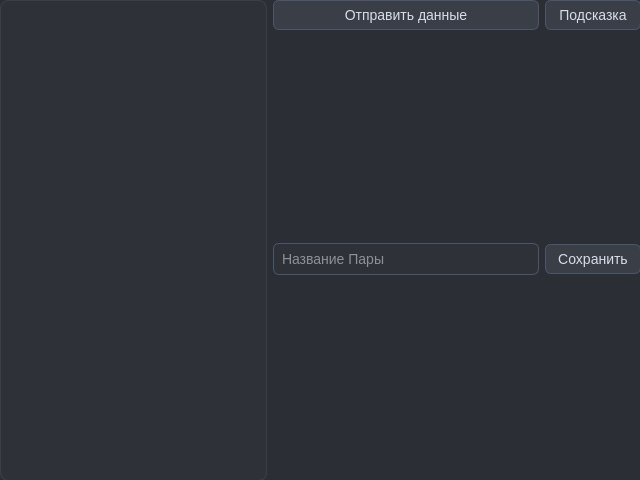
<?xml version="1.0" encoding="UTF-8"?>
<ui version="4.0">
 <class>AddLessonNameForm</class>
 <widget class="QWidget" name="AddLessonNameForm">
  <property name="geometry">
   <rect>
    <x>0</x>
    <y>0</y>
    <width>640</width>
    <height>480</height>
   </rect>
  </property>
  <property name="windowTitle">
   <string>Form</string>
  </property>
  <property name="styleSheet">
   <string notr="true">/* ===== QWidget (база) ===== */
QWidget {
    background-color: #2B2E34;
    color: #D8DEE9;
    font-family: &quot;Segoe UI&quot;, &quot;Inter&quot;, &quot;Arial&quot;;
    font-size: 14px;
}

/* ===== QLabel ===== */
QLabel {
    color: #D8DEE9;
}

QLabel#titleLabel {
    font-size: 18px;
    font-weight: 600;
    color: #ECEFF4;
}

QLabel#secondaryLabel {
    color: #AEB6C2;
    font-size: 13px;
}

/* ===== QPushButton ===== */
QPushButton {
    background-color: #3A3F47;
    color: #D8DEE9;
    border: 1px solid #4C566A;
    border-radius: 6px;
    padding: 6px 12px;
}

QPushButton:hover {
    background-color: #434955;
}

QPushButton:pressed {
    background-color: #4C566A;
}

QPushButton:disabled {
    background-color: #2E3238;
    color: #6C7280;
    border: 1px solid #2E3238;
}

/* ===== QLineEdit ===== */
QLineEdit {
    background-color: #2E3238;
    color: #ECEFF4;
    border: 1px solid #4C566A;
    border-radius: 6px;
    padding: 6px;
}

QLineEdit:focus {
    border: 1px solid #81A1C1;
    background-color: #32363D;
}

/* Placeholder текст */
QLineEdit::placeholder {
    color: #7A8190;
}

/* ===== QListWidget ===== */
QListWidget {
    background-color: #2E3238;
    border: 1px solid #3B4048;
    border-radius: 8px;
    padding: 4px;
    outline: none;
}

QListWidget::item {
    padding: 8px 10px;
    margin: 2px;
    border-radius: 6px;
    color: #D8DEE9;
}

/* Hover по элементу */
QListWidget::item:hover {
    background-color: #3A3F47;
}

/* Выбранный элемент */
QListWidget::item:selected {
    background-color: #3E4451;
    color: #ECEFF4;
}

/* Выбранный, но без фокуса */
QListWidget::item:selected:!active {
    background-color: #363B44;
}

/* ===== ScrollBar ===== */
QScrollBar:vertical {
    background: #2B2E34;
    width: 8px;
}

QScrollBar::handle:vertical {
    background: #4C566A;
    border-radius: 4px;
}

QScrollBar::handle:vertical:hover {
    background: #5E677A;
}
</string>
  </property>
  <widget class="QWidget" name="gridLayoutWidget">
   <property name="geometry">
    <rect>
     <x>0</x>
     <y>0</y>
     <width>641</width>
     <height>481</height>
    </rect>
   </property>
   <layout class="QGridLayout" name="gridLayout">
    <item row="0" column="3">
     <widget class="QPushButton" name="btnHelp">
      <property name="text">
       <string>Подсказка</string>
      </property>
     </widget>
    </item>
    <item row="0" column="2">
     <widget class="QPushButton" name="btnGo">
      <property name="text">
       <string>Отправить данные</string>
      </property>
     </widget>
    </item>
    <item row="0" column="0" rowspan="4">
     <widget class="QListWidget" name="listWidget"/>
    </item>
    <item row="2" column="3">
     <widget class="QPushButton" name="btnSave">
      <property name="text">
       <string>Сохранить</string>
      </property>
     </widget>
    </item>
    <item row="2" column="2">
     <widget class="QLineEdit" name="lineEditNamePair">
      <property name="placeholderText">
       <string>Название Пары</string>
      </property>
     </widget>
    </item>
   </layout>
  </widget>
 </widget>
 <resources/>
 <connections/>
</ui>
